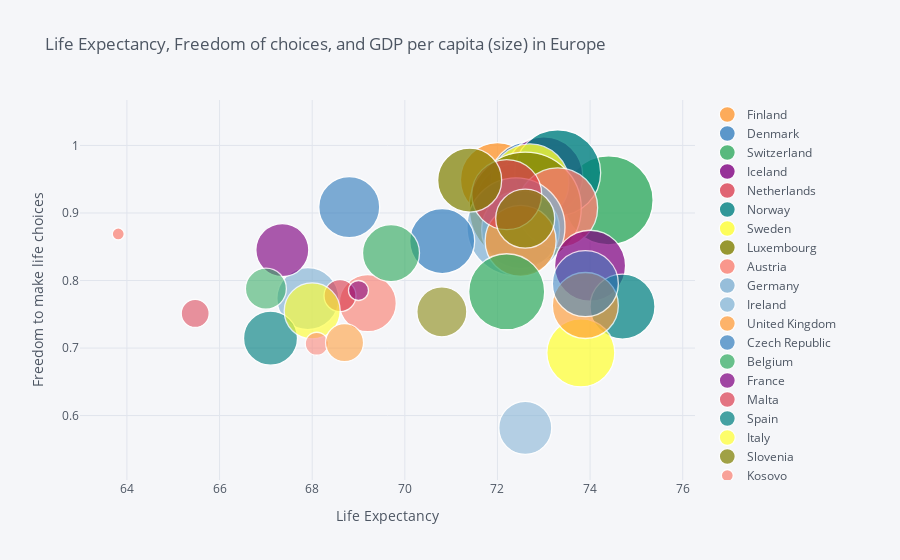

The notebook cell saved with this chart:
### Code cell
# Bubble plot for corruption, freedom of choice, and GDP per capita in All of Europe
eu.iplot(kind = "bubble", x = "Healthy life expectancy", y = "Freedom to make life choices", size = "Logged GDP per capita", categories = "Country name", xTitle = "Life Expectancy", yTitle = "Freedom to make life choices", title = "Life Expectancy, Freedom of choices, and GDP per capita (size) in Europe")

### Figure 1 — Plotly figure (JSON) as saved in the notebook; plotly's stock layout.template omitted (floating-point values rounded to 4 significant figures)
{"data": [{"marker": {"color": "rgba(255, 153, 51, 1.0)", "line": {"width": 1.3}, "opacity": 0.8, "size": [74], "symbol": "circle"}, "mode": "markers", "name": "Finland", "textfont": {"color": "#4D5663"}, "type": "scatter", "x": [72], "y": [0.9493]}, {"marker": {"color": "rgba(55, 128, 191, 1.0)", "line": {"width": 1.3}, "opacity": 0.8, "size": [81], "symbol": "circle"}, "mode": "markers", "name": "Denmark", "textfont": {"color": "#4D5663"}, "type": "scatter", "x": [72.7], "y": [0.9456]}, {"marker": {"color": "rgba(50, 171, 96, 1.0)", "line": {"width": 1.3}, "opacity": 0.8, "size": [89], "symbol": "circle"}, "mode": "markers", "name": "Switzerland", "textfont": {"color": "#4D5663"}, "type": "scatter", "x": [74.4], "y": [0.9188]}, {"marker": {"color": "rgba(128, 0, 128, 1.0)", "line": {"width": 1.3}, "opacity": 0.8, "size": [78], "symbol": "circle"}, "mode": "markers", "name": "Iceland", "textfont": {"color": "#4D5663"}, "type": "scatter", "x": [73], "y": [0.9551]}, {"marker": {"color": "rgba(219, 64, 82, 1.0)", "line": {"width": 1.3}, "opacity": 0.8, "size": [81], "symbol": "circle"}, "mode": "markers", "name": "Netherlands", "textfont": {"color": "#4D5663"}, "type": "scatter", "x": [72.4], "y": [0.9131]}, {"marker": {"color": "rgba(0, 128, 128, 1.0)", "line": {"width": 1.3}, "opacity": 0.8, "size": [86], "symbol": "circle"}, "mode": "markers", "name": "Norway", "textfont": {"color": "#4D5663"}, "type": "scatter", "x": [73.3], "y": [0.9596]}, {"marker": {"color": "rgba(255, 255, 51, 1.0)", "line": {"width": 1.3}, "opacity": 0.8, "size": [78], "symbol": "circle"}, "mode": "markers", "name": "Sweden", "textfont": {"color": "#4D5663"}, "type": "scatter", "x": [72.7], "y": [0.9446]}, {"marker": {"color": "rgba(128, 128, 0, 1.0)", "line": {"width": 1.3}, "opacity": 0.8, "size": [112], "symbol": "circle"}, "mode": "markers", "name": "Luxembourg", "textfont": {"color": "#4D5663"}, "type": "scatter", "x": [72.6], "y": [0.9072]}, {"marker": {"color": "rgba(251, 128, 114, 1.0)", "line": {"width": 1.3}, "opacity": 0.8, "size": [80], "symbol": "circle"}, "mode": "markers", "name": "Austria", "textfont": {"color": "#4D5663"}, "type": "scatter", "x": [73.3], "y": [0.9077]}, {"marker": {"color": "rgba(128, 177, 211, 1.0)", "line": {"width": 1.3}, "opacity": 0.8, "size": [78], "symbol": "circle"}, "mode": "markers", "name": "Germany", "textfont": {"color": "#4D5663"}, "type": "scatter", "x": [72.5], "y": [0.8752]}, {"marker": {"color": "rgba(128, 177, 211, 0.8999999999999999)", "line": {"width": 1.3}, "opacity": 0.8, "size": [98], "symbol": "circle"}, "mode": "markers", "name": "Ireland", "textfont": {"color": "#4D5663"}, "type": "scatter", "x": [72.4], "y": [0.8794]}, {"marker": {"color": "rgba(255, 153, 51, 0.8999999999999999)", "line": {"width": 1.3}, "opacity": 0.8, "size": [71], "symbol": "circle"}, "mode": "markers", "name": "United Kingdom", "textfont": {"color": "#4D5663"}, "type": "scatter", "x": [72.5], "y": [0.8587]}, {"marker": {"color": "rgba(55, 128, 191, 0.8999999999999999)", "line": {"width": 1.3}, "opacity": 0.8, "size": [65], "symbol": "circle"}, "mode": "markers", "name": "Czech Republic", "textfont": {"color": "#4D5663"}, "type": "scatter", "x": [70.81], "y": [0.8584]}, {"marker": {"color": "rgba(50, 171, 96, 0.8999999999999999)", "line": {"width": 1.3}, "opacity": 0.8, "size": [76], "symbol": "circle"}, "mode": "markers", "name": "Belgium", "textfont": {"color": "#4D5663"}, "type": "scatter", "x": [72.2], "y": [0.7833]}, {"marker": {"color": "rgba(128, 0, 128, 0.8999999999999999)", "line": {"width": 1.3}, "opacity": 0.8, "size": [71], "symbol": "circle"}, "mode": "markers", "name": "France", "textfont": {"color": "#4D5663"}, "type": "scatter", "x": [74.0], "y": [0.8219]}, {"marker": {"color": "rgba(219, 64, 82, 0.8999999999999999)", "line": {"width": 1.3}, "opacity": 0.8, "size": [70], "symbol": "circle"}, "mode": "markers", "name": "Malta", "textfont": {"color": "#4D5663"}, "type": "scatter", "x": [72.2], "y": [0.9272]}, {"marker": {"color": "rgba(0, 128, 128, 0.8999999999999999)", "line": {"width": 1.3}, "opacity": 0.8, "size": [65], "symbol": "circle"}, "mode": "markers", "name": "Spain", "textfont": {"color": "#4D5663"}, "type": "scatter", "x": [74.7], "y": [0.7614]}, {"marker": {"color": "rgba(255, 255, 51, 0.8999999999999999)", "line": {"width": 1.3}, "opacity": 0.8, "size": [68], "symbol": "circle"}, "mode": "markers", "name": "Italy", "textfont": {"color": "#4D5663"}, "type": "scatter", "x": [73.8], "y": [0.6929]}, {"marker": {"color": "rgba(128, 128, 0, 0.8999999999999999)", "line": {"width": 1.3}, "opacity": 0.8, "size": [64], "symbol": "circle"}, "mode": "markers", "name": "Slovenia", "textfont": {"color": "#4D5663"}, "type": "scatter", "x": [71.4], "y": [0.9486]}, {"marker": {"color": "rgba(251, 128, 114, 0.8999999999999999)", "line": {"width": 1.3}, "opacity": 0.8, "size": [12], "symbol": "circle"}, "mode": "markers", "name": "Kosovo", "textfont": {"color": "#4D5663"}, "type": "scatter", "x": [63.81], "y": [0.869]}, {"marker": {"color": "rgba(251, 128, 114, 0.7999999999999998)", "line": {"width": 1.3}, "opacity": 0.8, "size": [57], "symbol": "circle"}, "mode": "markers", "name": "Slovakia", "textfont": {"color": "#4D5663"}, "type": "scatter", "x": [69.2], "y": [0.7664]}, {"marker": {"color": "rgba(128, 177, 211, 0.7999999999999998)", "line": {"width": 1.3}, "opacity": 0.8, "size": [62], "symbol": "circle"}, "mode": "markers", "name": "Lithuania", "textfont": {"color": "#4D5663"}, "type": "scatter", "x": [67.91], "y": [0.7732]}, {"marker": {"color": "rgba(255, 153, 51, 0.7999999999999998)", "line": {"width": 1.3}, "opacity": 0.8, "size": [66], "symbol": "circle"}, "mode": "markers", "name": "Cyprus", "textfont": {"color": "#4D5663"}, "type": "scatter", "x": [73.9], "y": [0.763]}, {"marker": {"color": "rgba(55, 128, 191, 0.7999999999999998)", "line": {"width": 1.3}, "opacity": 0.8, "size": [61], "symbol": "circle"}, "mode": "markers", "name": "Estonia", "textfont": {"color": "#4D5663"}, "type": "scatter", "x": [68.8], "y": [0.9087]}, {"marker": {"color": "rgba(50, 171, 96, 0.7999999999999998)", "line": {"width": 1.3}, "opacity": 0.8, "size": [57], "symbol": "circle"}, "mode": "markers", "name": "Poland", "textfont": {"color": "#4D5663"}, "type": "scatter", "x": [69.7], "y": [0.8406]}, {"marker": {"color": "rgba(128, 0, 128, 0.7999999999999998)", "line": {"width": 1.3}, "opacity": 0.8, "size": [53], "symbol": "circle"}, "mode": "markers", "name": "Romania", "textfont": {"color": "#4D5663"}, "type": "scatter", "x": [67.36], "y": [0.845]}, {"marker": {"color": "rgba(219, 64, 82, 0.7999999999999998)", "line": {"width": 1.3}, "opacity": 0.8, "size": [32], "symbol": "circle"}, "mode": "markers", "name": "Serbia", "textfont": {"color": "#4D5663"}, "type": "scatter", "x": [68.6], "y": [0.7776]}, {"marker": {"color": "rgba(0, 128, 128, 0.7999999999999998)", "line": {"width": 1.3}, "opacity": 0.8, "size": [54], "symbol": "circle"}, "mode": "markers", "name": "Latvia", "textfont": {"color": "#4D5663"}, "type": "scatter", "x": [67.1], "y": [0.7146]}, {"marker": {"color": "rgba(255, 255, 51, 0.7999999999999998)", "line": {"width": 1.3}, "opacity": 0.8, "size": [56], "symbol": "circle"}, "mode": "markers", "name": "Hungary", "textfont": {"color": "#4D5663"}, "type": "scatter", "x": [68.0], "y": [0.7549]}, {"marker": {"color": "rgba(128, 128, 0, 0.7999999999999998)", "line": {"width": 1.3}, "opacity": 0.8, "size": [59], "symbol": "circle"}, "mode": "markers", "name": "Portugal", "textfont": {"color": "#4D5663"}, "type": "scatter", "x": [72.6], "y": [0.8917]}, {"marker": {"color": "rgba(128, 128, 0, 0.7)", "line": {"width": 1.3}, "opacity": 0.8, "size": [50], "symbol": "circle"}, "mode": "markers", "name": "Croatia", "textfont": {"color": "#4D5663"}, "type": "scatter", "x": [70.8], "y": [0.7537]}, {"marker": {"color": "rgba(251, 128, 114, 0.7)", "line": {"width": 1.3}, "opacity": 0.8, "size": [23], "symbol": "circle"}, "mode": "markers", "name": "Bosnia and Herzegovina", "textfont": {"color": "#4D5663"}, "type": "scatter", "x": [68.1], "y": [0.7063]}, {"marker": {"color": "rgba(128, 177, 211, 0.7)", "line": {"width": 1.3}, "opacity": 0.8, "size": [53], "symbol": "circle"}, "mode": "markers", "name": "Greece", "textfont": {"color": "#4D5663"}, "type": "scatter", "x": [72.6], "y": [0.5818]}, {"marker": {"color": "rgba(255, 153, 51, 0.7)", "line": {"width": 1.3}, "opacity": 0.8, "size": [38], "symbol": "circle"}, "mode": "markers", "name": "Montenegro", "textfont": {"color": "#4D5663"}, "type": "scatter", "x": [68.7], "y": [0.7079]}, {"marker": {"color": "rgba(55, 128, 191, 0.7)", "line": {"width": 1.3}, "opacity": 0.8, "size": [66], "symbol": "circle"}, "mode": "markers", "name": "North Cyprus", "textfont": {"color": "#4D5663"}, "type": "scatter", "x": [73.9], "y": [0.7953]}, {"marker": {"color": "rgba(50, 171, 96, 0.7)", "line": {"width": 1.3}, "opacity": 0.8, "size": [41], "symbol": "circle"}, "mode": "markers", "name": "Bulgaria", "textfont": {"color": "#4D5663"}, "type": "scatter", "x": [67.0], "y": [0.7879]}, {"marker": {"color": "rgba(128, 0, 128, 0.7)", "line": {"width": 1.3}, "opacity": 0.8, "size": [20], "symbol": "circle"}, "mode": "markers", "name": "Albania", "textfont": {"color": "#4D5663"}, "type": "scatter", "x": [69.0], "y": [0.7852]}, {"marker": {"color": "rgba(219, 64, 82, 0.7)", "line": {"width": 1.3}, "opacity": 0.8, "size": [28], "symbol": "circle"}, "mode": "markers", "name": "North Macedonia", "textfont": {"color": "#4D5663"}, "type": "scatter", "x": [65.47], "y": [0.7512]}], "layout": {"legend": {"bgcolor": "#F5F6F9", "font": {"color": "#4D5663"}}, "paper_bgcolor": "#F5F6F9", "plot_bgcolor": "#F5F6F9", "title": {"font": {"color": "#4D5663"}, "text": "Life Expectancy, Freedom of choices, and GDP per capita (size) in Europe"}, "xaxis": {"gridcolor": "#E1E5ED", "showgrid": true, "tickfont": {"color": "#4D5663"}, "title": {"font": {"color": "#4D5663"}, "text": "Life Expectancy"}, "zerolinecolor": "#E1E5ED"}, "yaxis": {"gridcolor": "#E1E5ED", "showgrid": true, "tickfont": {"color": "#4D5663"}, "title": {"font": {"color": "#4D5663"}, "text": "Freedom to make life choices"}, "zerolinecolor": "#E1E5ED"}}}
